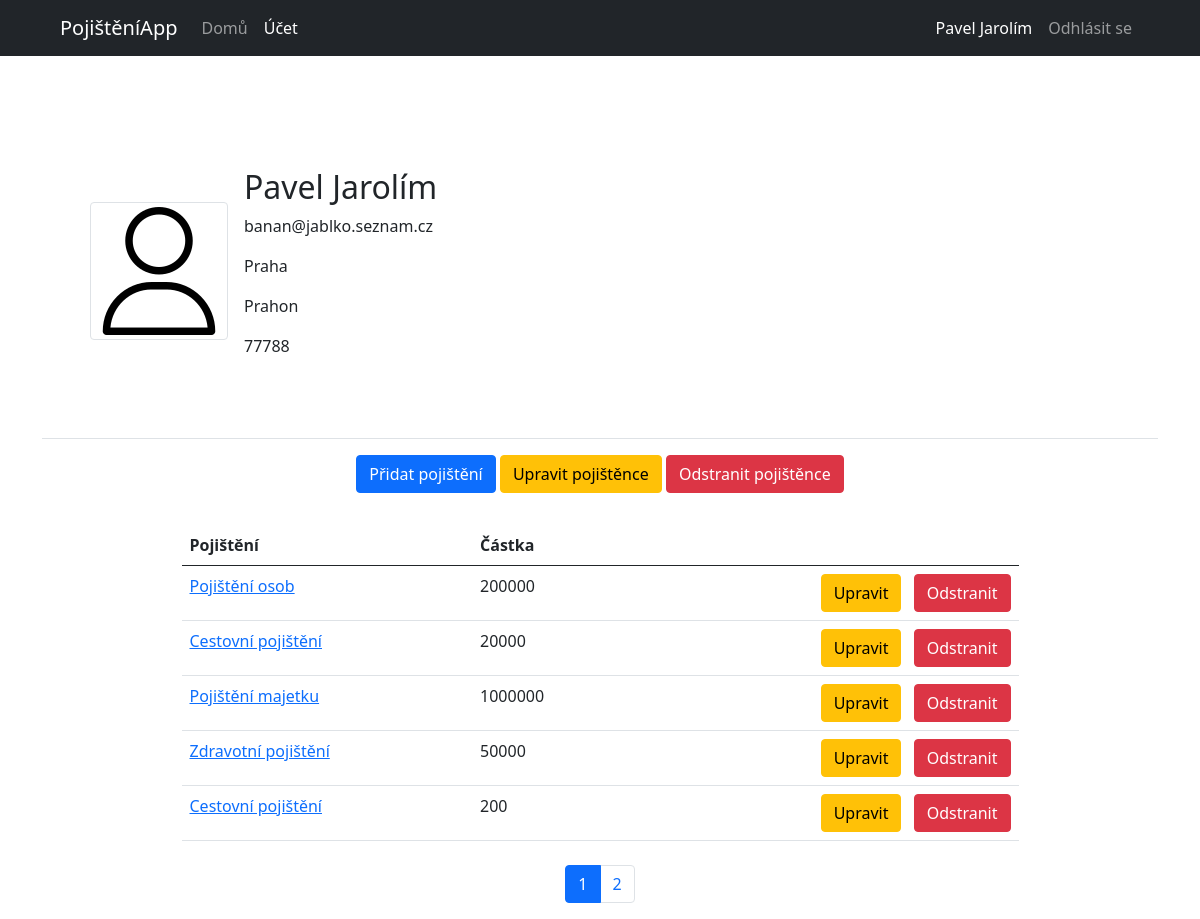
The app's page /účet/2 (signed in) with its own data.
### root/models.py (models this page shows, shortened)
class Users(db.Model, UserMixin):
    id = db.Column(db.Integer, primary_key=True)
    first_name = db.Column(db.String(60), nullable=False)
    last_name = db.Column(db.String(60), nullable=False)
    email = db.Column(db.String(120), unique=True, nullable=False)
    password = db.Column(db.String(60), nullable=False)
    city = db.Column(db.String(60), nullable=False)
    address = db.Column(db.String(260), nullable=False)
    zip = db.Column(db.Integer, nullable=False)
    insurance = db.relationship("InsuredPersons", lazy=True, backref="insured_person")

class Insurances(db.Model):
    id = db.Column(db.Integer, primary_key=True)
    i_person_id = db.Column(db.Integer, db.ForeignKey(InsuredPersons.id))
    insurance_name = db.Column(db.String(120), nullable=False)
    amount = db.Column(db.Integer, nullable=False)
    insured_item = db.Column(db.String(60), nullable=False)
    valid_from = db.Column(db.DateTime, nullable=False)
    valid_till = db.Column(db.DateTime, nullable=False)

### root/users/routes.py (the view)
@users.route("/účet/<int:user_id>")
@login_required
def user_account(user_id):
    registered_user = Users.query.get_or_404(user_id)
    page = request.args.get('page', 1, type=int)
    insurances_list = Insurances.query.filter_by(i_person_id=registered_user.id).paginate(page=page, per_page=5)
    return render_template("user_account.html", title="Účet", user=registered_user, insurances_list=insurances_list)

### root/models.py (called while the page is built)
@login_manager.user_loader
def load_user(user_id):
    return Users.query.get(user_id)

### root/users/templates/user_account.html (shortened to what this page needs)
{% extends "base.html" %}
{% block content %}
    <section class="content-section">
        <div class="media d-flex p-5 align-items-center">
            <div class="media-body">
                <img class="img-thumbnail" src="{{ url_for('static', filename='pictures/user.png') }}">
            </div>
            <div class="media-body p-3">
                <h2>{{ user.first_name }} {{ user.last_name }}</h2>
                <p>{{ user.email }}</p>
                <p>{{ user.city }}</p>
                <p>{{ user.address }}</p>
                <p>{{ user.zip }}</p>
            </div>
        </div>
        <div class="media-body text-center py-3 border-top">
            <a class="btn btn-primary" href="{{ url_for('insurances.add_insurance', user_id=user.id) }}" role="button">Přidat pojištění</a>
            <a class="btn btn-warning" href="{{ url_for('users.edit_insured_person', user_id=user.id) }}" role="button">Upravit pojištěnce</a>
            <button type="button" class="btn btn-danger" data-bs-toggle="modal" data-bs-target="#deleteModal-{{ user.id }}">Odstranit pojištěnce</button>
        </div>
        <div class="media-body pt-3">
            <table class="table w-75 m-auto">
                <thead>
                    <tr>
                        <th scope="col">Pojištění</th>
                        <th scope="col">Částka</th>
                        <th scope="col"></th>
                    </tr>
                </thead>
                    <tbody>
                    {% for ins in insurances_list.items %}
                        <tr>
                            <td><a href="{{ url_for('insurances.edit_insurance', user_id=user.id, ins_id=ins.id) }}">{{ ins.insurance_name }}</a></td>
                            <td>{{ ins.amount }}</td>
                            <td class="text-end">
                                <a class="btn btn-warning mx-2" href="{{ url_for('insurances.edit_insurance', user_id=user.id, ins_id=ins.id) }}" role="button">Upravit</a>
                                <button type="button" class="btn btn-danger" data-bs-toggle="modal" data-bs-target="#deleteModal-{{ ins.id }}">Odstranit</button>
                            </td>
                        </tr>
                    {% endfor %}
                    </tbody>
            </table>
            <ul class="pagination pt-4 text-center justify-content-center">
                {% for page in insurances_list.iter_pages(left_current=2, right_current=2) %}
                    {% if page %}
                        {% if page != insurances_list.page %}
                            <li class="page-item"><a class="page-link" href="{{ url_for('users.user_account', page=page, user_id=user.id) }}">{{ page }}</a></li>
                        {% else %}
                            <li class="page-item active"><a class="page-link" href="{{ url_for('users.user_account', page=page, user_id=user.id) }}">{{ page }}</a></li>
                        {% endif %}
                    {% endif %}
                {% endfor %}
                </ul>
        </div>
    </section>
{% endblock %}

### root/main/templates/base.html (shortened to what this page needs)
<!DOCTYPE html>
<html lang="cs-cz">
    <head>
        <link rel="stylesheet" href="{{ url_for('static', filename='bootstrap-5.0.2-dist/css/bootstrap.min.css')}}">
    </head>
    <body>
        <header>
            {% block header %}
            <nav class="navbar navbar-expand-lg navbar-dark bg-dark">
                <div class="container-fluid mx-5">
                    <a class="navbar-brand" href="{{ url_for('main.home') }}">PojištěníApp</a>
                    <div class="collapse navbar-collapse" id="navbarNav">
                        <div class="navbar-nav">
                            {% if current_user.is_authenticated %}
                                <a class="nav-link {% if title == 'Domů' %}active{% endif %}" href="{{ url_for('main.home') }}">Domů</a>
                                {% if current_user.email == 'admin@blog.com' %}
                                    <a class="nav-link {% if title == 'Uživatelé' %}active{% endif %}" href="{{ url_for('users.users_management') }}">Uživatelé</a>
                                    <a class="nav-link {% if title == 'Pojištěnci' %}active{% endif %}" href="{{ url_for('users.insured_persons') }}">Pojištěnci</a>
                                {% else %}
                                    <a class="nav-link {% if title == 'Účet' %}active{% endif %}" href="{{ url_for('users.my_account') }}">Účet</a>
                                {% endif %}
                            {% else %}
                                <a class="nav-link {% if title == 'Domů' %}active{% endif %}" href="{{ url_for('main.home') }}">Domů</a>
                            {% endif %}
                        </div>
                        <div class="navbar-nav ms-auto">
                            {% if current_user.is_authenticated %}
                                <div class="text-white d-flex align-items-center pe-2">
                                    {% if current_user.email == 'admin@blog.com' %}
                                        {{ current_user.first_name }}
                                    {% else %}
                                        {{ current_user.first_name }} {{ current_user.last_name }}
                                    {% endif %}
                                </div>
                                <a class="nav-link {% if title == 'Odhlášení' %}active{% endif %}" href="{{ url_for('users.logout') }}">Odhlásit se</a>
                            {% else %}
                                <a class="nav-link {% if title == 'Přihlášení' %}active{% endif %}" href="{{ url_for('users.login') }}">Přihlášení</a>
                                <a class="nav-link {% if title == 'Registrace' %}active{% endif %}" href="{{ url_for('users.register') }}">Registrace</a>
                            {% endif %}
                        </div>
                    </div>
                </div>
            </nav>
            {% endblock %}
        </header>
        <main role="main" class="container mt-5">
            {% block content %}{% endblock %}
        </main>
    </body>
</html>

### records on screen
Users: first_name "Pavel", last_name "Jarolím"
Users: first_name "Pavel", last_name "Jarolím", email "banan@jablko.seznam.cz", city "Praha", address "Prahon", zip "77788"
Insurances: insurance_name "Pojištění osob", amount "200000"
Insurances: insurance_name "Cestovní pojištění", amount "20000"
Insurances: insurance_name "Pojištění majetku", amount "1000000"
Insurances: insurance_name "Zdravotní pojištění", amount "50000"
Insurances: insurance_name "Cestovní pojištění", amount "200"

### other values on screen
{{ page }} "1"
{{ page }} "2"
